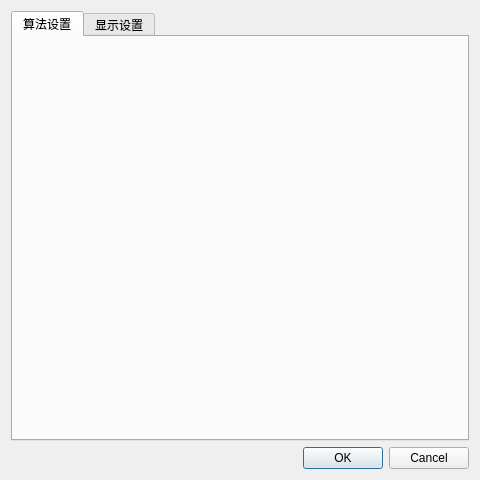
<?xml version="1.0" encoding="UTF-8"?>
<ui version="4.0">
 <class>igwCloudMapRepresentationDialog</class>
 <widget class="QDialog" name="igwCloudMapRepresentationDialog">
  <property name="geometry">
   <rect>
    <x>0</x>
    <y>0</y>
    <width>480</width>
    <height>480</height>
   </rect>
  </property>
  <property name="windowTitle">
   <string>Dialog</string>
  </property>
  <layout class="QGridLayout" name="gridLayout">
   <item row="0" column="0">
    <widget class="QTabWidget" name="tabWidget">
     <property name="enabled">
      <bool>true</bool>
     </property>
     <property name="tabShape">
      <enum>QTabWidget::Rounded</enum>
     </property>
     <property name="currentIndex">
      <number>0</number>
     </property>
     <widget class="QWidget" name="tab">
      <attribute name="title">
       <string>算法设置</string>
      </attribute>
     </widget>
     <widget class="QWidget" name="tab_2">
      <property name="enabled">
       <bool>true</bool>
      </property>
      <attribute name="title">
       <string>显示设置</string>
      </attribute>
     </widget>
    </widget>
   </item>
   <item row="1" column="0">
    <widget class="QDialogButtonBox" name="buttonBox">
     <property name="orientation">
      <enum>Qt::Horizontal</enum>
     </property>
     <property name="standardButtons">
      <set>QDialogButtonBox::Cancel|QDialogButtonBox::Ok</set>
     </property>
    </widget>
   </item>
  </layout>
 </widget>
 <resources/>
 <connections>
  <connection>
   <sender>buttonBox</sender>
   <signal>rejected()</signal>
   <receiver>igwCloudMapRepresentationDialog</receiver>
   <slot>reject()</slot>
   <hints>
    <hint type="sourcelabel">
     <x>316</x>
     <y>260</y>
    </hint>
    <hint type="destinationlabel">
     <x>286</x>
     <y>274</y>
    </hint>
   </hints>
  </connection>
  <connection>
   <sender>buttonBox</sender>
   <signal>accepted()</signal>
   <receiver>igwCloudMapRepresentationDialog</receiver>
   <slot>accept()</slot>
   <hints>
    <hint type="sourcelabel">
     <x>248</x>
     <y>254</y>
    </hint>
    <hint type="destinationlabel">
     <x>157</x>
     <y>274</y>
    </hint>
   </hints>
  </connection>
 </connections>
</ui>
